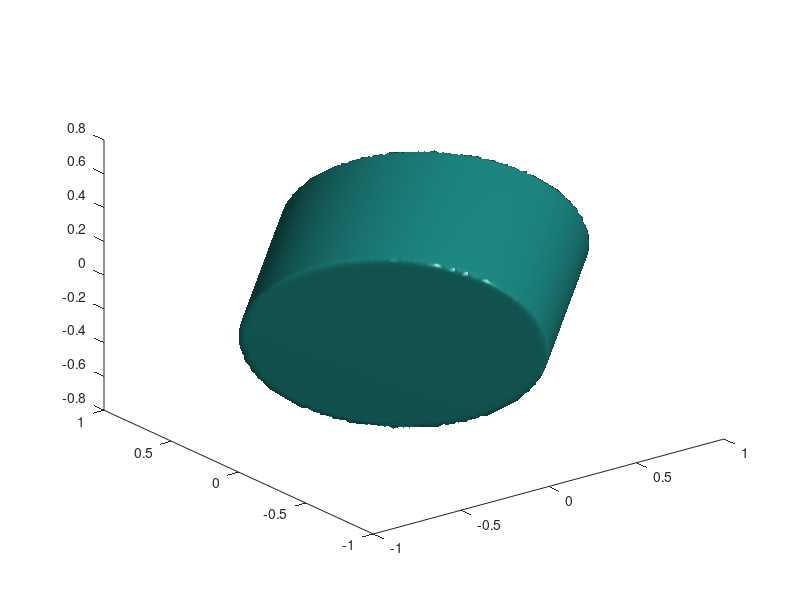

Here is the MATLAB script that generated this plot:
% max((x-y)^2+4*z^2,(x+y)^2)=1

[X,Y,Z]=meshgrid(-2:0.02:2);
F=zeros(size(X));

I=X.*Y-Z.^2>0;
T1=abs(X+Y);
T2=0.5*(abs(X+Y+sqrt((X-Y).^2+4*Z.^2))+abs(X+Y-sqrt((X-Y).^2+4*Z.^2)));
F(I)=T1(I);
F(~I)=T2(~I);

figure, isosurface(X,Y,Z,F,1.0);
